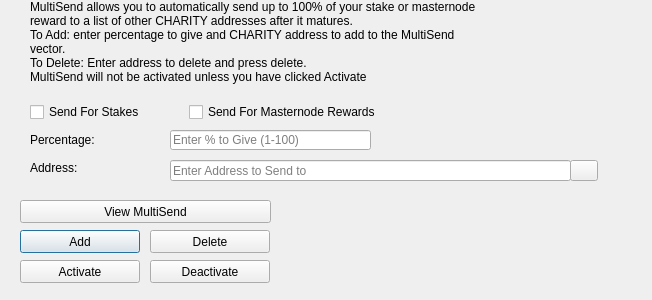
<?xml version="1.0" encoding="UTF-8"?>
<ui version="4.0">
 <class>MultiSendDialog</class>
 <widget class="QDialog" name="MultiSendDialog">
  <property name="windowModality">
   <enum>Qt::NonModal</enum>
  </property>
  <property name="geometry">
   <rect>
    <x>0</x>
    <y>0</y>
    <width>652</width>
    <height>300</height>
   </rect>
  </property>
  <property name="windowTitle">
   <string>MultiSend</string>
  </property>
  <widget class="QLineEdit" name="multiSendPercentEdit">
   <property name="geometry">
    <rect>
     <x>170</x>
     <y>130</y>
     <width>201</width>
     <height>20</height>
    </rect>
   </property>
   <property name="toolTip">
    <string>Enter whole numbers 1 - 100</string>
   </property>
   <property name="placeholderText">
    <string>Enter % to Give (1-100)</string>
   </property>
  </widget>
  <widget class="QLineEdit" name="multiSendAddressEdit">
   <property name="geometry">
    <rect>
     <x>170</x>
     <y>160</y>
     <width>401</width>
     <height>21</height>
    </rect>
   </property>
   <property name="toolTip">
    <string/>
   </property>
   <property name="placeholderText">
    <string>Enter Address to Send to</string>
   </property>
  </widget>
  <widget class="QLabel" name="label_2">
   <property name="geometry">
    <rect>
     <x>30</x>
     <y>0</y>
     <width>451</width>
     <height>121</height>
    </rect>
   </property>
   <property name="lineWidth">
    <number>1</number>
   </property>
   <property name="text">
    <string>MultiSend allows you to automatically send up to 100% of your stake or masternode reward to a list of other CHARITY addresses after it matures.
To Add: enter percentage to give and CHARITY address to add to the MultiSend vector.
To Delete: Enter address to delete and press delete.
MultiSend will not be activated unless you have clicked Activate</string>
   </property>
   <property name="alignment">
    <set>Qt::AlignLeading|Qt::AlignLeft|Qt::AlignTop</set>
   </property>
   <property name="wordWrap">
    <bool>true</bool>
   </property>
  </widget>
  <widget class="QLabel" name="message">
   <property name="geometry">
    <rect>
     <x>290</x>
     <y>200</y>
     <width>351</width>
     <height>91</height>
    </rect>
   </property>
   <property name="text">
    <string/>
   </property>
  </widget>
  <widget class="QPushButton" name="addButton">
   <property name="geometry">
    <rect>
     <x>20</x>
     <y>230</y>
     <width>120</width>
     <height>23</height>
    </rect>
   </property>
   <property name="toolTip">
    <string/>
   </property>
   <property name="statusTip">
    <string>Add to MultiSend Vector</string>
   </property>
   <property name="text">
    <string>Add</string>
   </property>
  </widget>
  <widget class="QPushButton" name="disableButton">
   <property name="geometry">
    <rect>
     <x>150</x>
     <y>260</y>
     <width>120</width>
     <height>23</height>
    </rect>
   </property>
   <property name="statusTip">
    <string>Deactivate MultiSend</string>
   </property>
   <property name="text">
    <string>Deactivate</string>
   </property>
  </widget>
  <widget class="QPushButton" name="addressBookButton">
   <property name="geometry">
    <rect>
     <x>570</x>
     <y>160</y>
     <width>28</width>
     <height>21</height>
    </rect>
   </property>
   <property name="toolTip">
    <string>Choose an address from the address book</string>
   </property>
   <property name="text">
    <string/>
   </property>
   <property name="icon">
    <iconset resource="../charity.qrc">
     <normaloff>:/icons/address-book</normaloff>:/icons/address-book</iconset>
   </property>
   <property name="shortcut">
    <string>Alt+A</string>
   </property>
   <property name="autoDefault">
    <bool>false</bool>
   </property>
  </widget>
  <widget class="QLabel" name="label">
   <property name="geometry">
    <rect>
     <x>30</x>
     <y>130</y>
     <width>121</width>
     <height>20</height>
    </rect>
   </property>
   <property name="toolTip">
    <string>Percentage of stake to send</string>
   </property>
   <property name="text">
    <string>Percentage:</string>
   </property>
  </widget>
  <widget class="QLabel" name="label_5">
   <property name="geometry">
    <rect>
     <x>30</x>
     <y>160</y>
     <width>111</width>
     <height>16</height>
    </rect>
   </property>
   <property name="toolTip">
    <string>Address to send portion of stake to</string>
   </property>
   <property name="text">
    <string>Address:</string>
   </property>
  </widget>
  <widget class="QPushButton" name="deleteButton">
   <property name="geometry">
    <rect>
     <x>150</x>
     <y>230</y>
     <width>120</width>
     <height>23</height>
    </rect>
   </property>
   <property name="toolTip">
    <string/>
   </property>
   <property name="statusTip">
    <string>Delete Address From MultiSend Vector</string>
   </property>
   <property name="text">
    <string>Delete</string>
   </property>
  </widget>
  <widget class="QPushButton" name="activateButton">
   <property name="geometry">
    <rect>
     <x>20</x>
     <y>260</y>
     <width>120</width>
     <height>23</height>
    </rect>
   </property>
   <property name="statusTip">
    <string>Activate MultiSend</string>
   </property>
   <property name="text">
    <string>Activate</string>
   </property>
  </widget>
  <widget class="QPushButton" name="viewButton">
   <property name="geometry">
    <rect>
     <x>20</x>
     <y>200</y>
     <width>251</width>
     <height>23</height>
    </rect>
   </property>
   <property name="toolTip">
    <string/>
   </property>
   <property name="statusTip">
    <string>View MultiSend Vector</string>
   </property>
   <property name="text">
    <string>View MultiSend</string>
   </property>
  </widget>
  <widget class="QWidget" name="horizontalLayoutWidget">
   <property name="geometry">
    <rect>
     <x>30</x>
     <y>100</y>
     <width>351</width>
     <height>24</height>
    </rect>
   </property>
   <layout class="QHBoxLayout" name="horizontalLayout">
    <item>
     <widget class="QCheckBox" name="multiSendStakeCheckBox">
      <property name="text">
       <string>Send For Stakes</string>
      </property>
     </widget>
    </item>
    <item>
     <widget class="QCheckBox" name="multiSendMasternodeCheckBox">
      <property name="text">
       <string>Send For Masternode Rewards</string>
      </property>
     </widget>
    </item>
   </layout>
  </widget>
 </widget>
 <resources>
  <include location="../charity.qrc"/>
 </resources>
 <connections/>
</ui>
